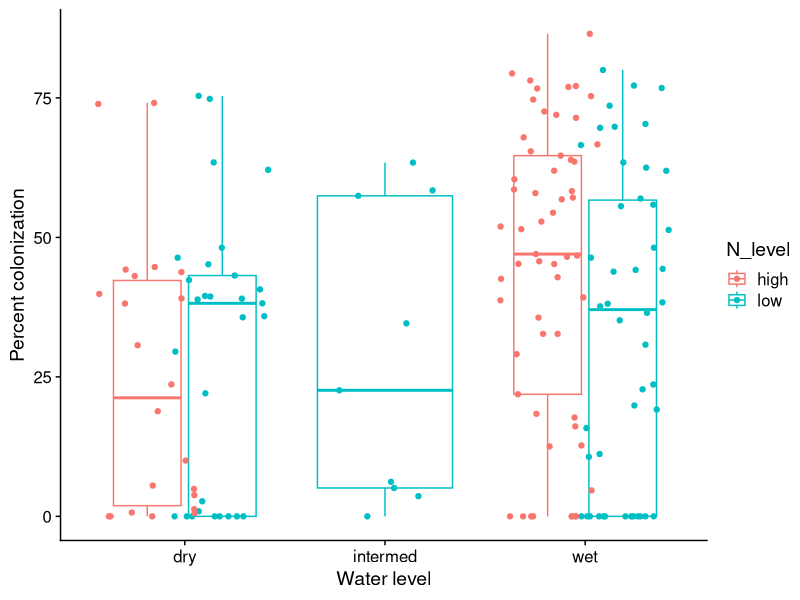

This chart was generated by the following R code:
# Preliminary % colonization plot

library(tidyverse)
library(readxl)
library(cowplot)

harvest_data = read_excel("data/Suillus Harvest Data_cleaned.xlsx")
treatments = read_csv("data/Suillus Treatment Inventory.xlsx - Sheet1.csv")

together = left_join(harvest_data, treatments)
together$Colonized_tips = as.numeric(together$Colonized_tips)
together$Total_root_tips = as.numeric(together$Total_root_tips)
together = mutate(together,
                  percent_colonization = (Colonized_tips/Total_root_tips)*100)

ggplot(data = subset(together, Spore == "spore")) +
  theme_cowplot() +
  geom_boxplot(outlier.alpha = 0,
               aes(x = Water, y = percent_colonization,
                   color = N_level)) +
  geom_point(position = position_jitterdodge(jitter.width = 0.50),
              aes(x = Water, y = percent_colonization,
                  color = N_level)) +
  ylab("Percent colonization") +
  xlab("Water level")
